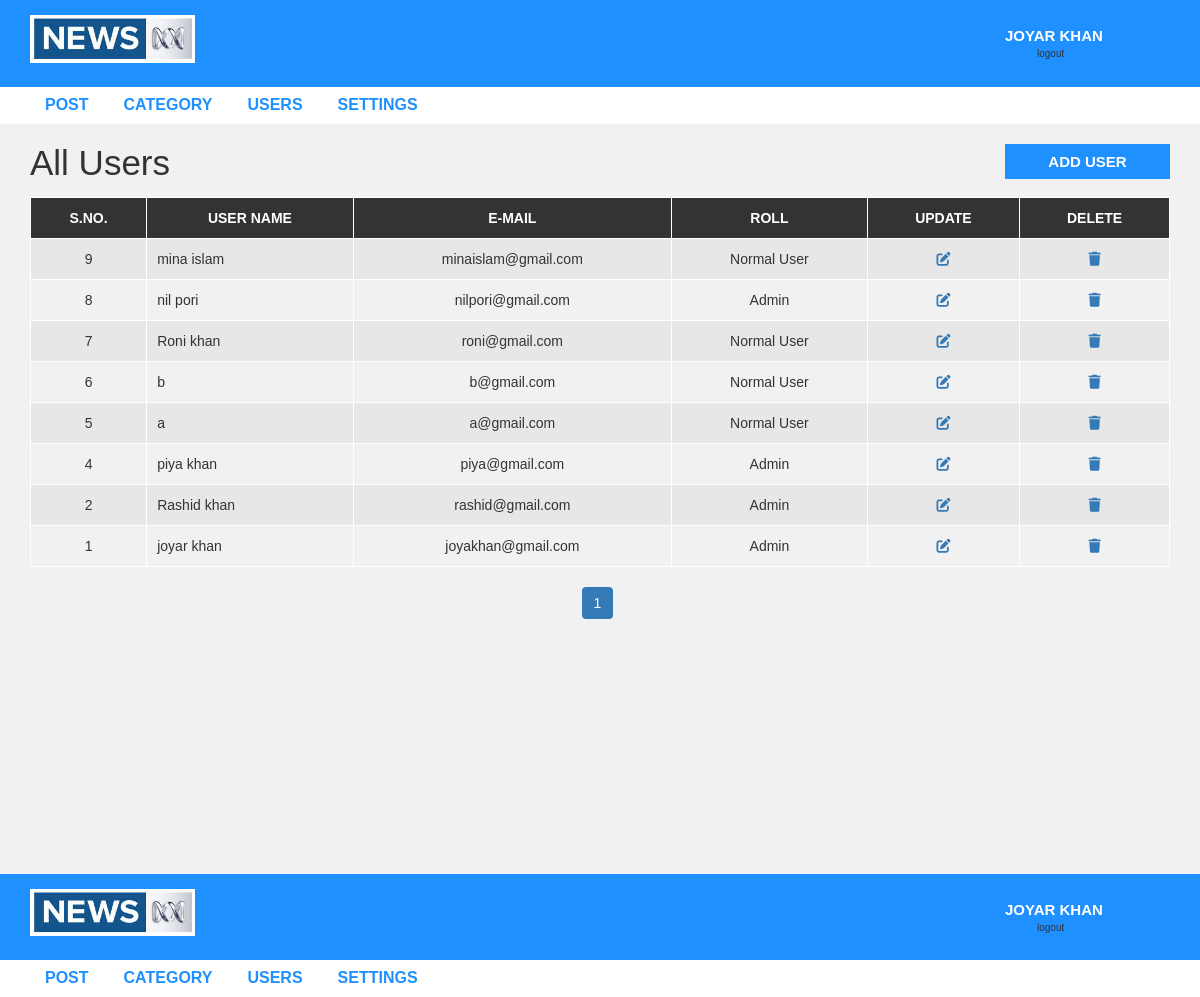
Screenshot of /admin/users.php (signed in) with the database file from the repository.
### tables this page shows
CREATE TABLE `settings` (
  `id` int(255) NOT NULL,
  `website_name` varchar(255) NOT NULL,
  `logo` varchar(255) NOT NULL,
  `footer_dis` varchar(255) NOT NULL,
  `contacts_link` varchar(255) NOT NULL,
  `contacts_link_name` varchar(255) NOT NULL
);

CREATE TABLE `newwebsite` (
  `id` int(255) NOT NULL,
  `fastname` varchar(255) NOT NULL,
  `lastname` varchar(255) NOT NULL,
  `username` varchar(255) NOT NULL,
  `usermail` varchar(255) NOT NULL,
  `password` varchar(255) NOT NULL,
  `role` varchar(255) NOT NULL
);

### admin/users.php (the view, shortened to what this page needs)
<?php include "header.php";
?>
<?php include "config.php"; ?>
<!DOCTYPE html>
<html lang="en">
<head>
	<link rel="stylesheet" href="https://cdnjs.cloudflare.com/ajax/libs/font-awesome/6.0.0-beta2/css/all.min.css" />
</head>
<body>
<div id="admin-content">
	<div class="container">
			<div class="row">
				<div class="col-md-10">
					<h1 class="admin-heading">All Users</h1>
				</div>
				<div class="col-md-2">
					<a class="add-new" href="add-user.php">add user</a>
				</div>
				<div class="col-md-12">
					<table class="content-table">
							<thead>
								<th>S.No.</th>
								<th>User Name</th>
								<th>E-mail</th>
								<th>Roll</th>
								<th>Update</th>
								<th>Delete</th>
							</thead>
							<tbody>
							<?php
								$limit=8;
								if(isset($_GET['page'])){
									$page_num=$_GET['page'];
								}else{
									$page_num=1;
								}
								$offset=($page_num -1) * $limit;
								$select="SELECT * FROM `newwebsite` ORDER BY `id` DESC LIMIT $offset,$limit";
								$query=mysqli_query($con,$select);
								$numrows=mysqli_num_rows($query);
								if($numrows){
									while($datafatch=mysqli_fetch_assoc($query)){
										$fatchid=$datafatch['id'];
										$fatchname=$datafatch['username'];
										$fatchemail=$datafatch['usermail'];
										$fatchrole=$datafatch['role'];
										?>
											<tr>
												<td><?php echo $fatchid ?></td>
												<td><?php echo $fatchname ?></td>
												<td><?php echo $fatchemail ?></td>
												<td><?php echo $fatchrole ?></td>
												<td><a href="update-user.php?id=<?php echo $fatchid ?>"><i class="fas fa-edit"></i></a></td>
												<td><a href="deleteuserdata.php?id=<?php echo $fatchid ?>"><i class="fas fa-trash"></i></a></td>
											</tr>
										<?php
									}
								}
							?>
							</tbody>
					</table>
					<?php
						$select="SELECT * FROM `newwebsite`";
						$query=mysqli_query($con,$select);
						if(mysqli_num_rows($query)){
							$totalrecoud=mysqli_num_rows($query);
							$totalpage=ceil($totalrecoud/$limit);
							echo "<ul class='pagination admin-pagination'>";
							for($i=1; $i <= $totalpage; $i++){
								if($i==$page_num){
									$active='active';
								}else{
									$active='';
								}
								echo '<li class='.$active.'><a href="users.php?page='.$i.'">'.$i.'</a></li>';
							}
						}
					?>
					</ul>
				</div>
			</div>
	</div>
</div>
<?php include "header.php"; ?>
</body>
</html>

### admin/header.php (shortened to what this page needs)
<!DOCTYPE html>
<html lang="en">
	<head>
		<link rel="stylesheet" href="../css/bootstrap.min.css" />
		<link rel="stylesheet" href="../css/font-awesome.css">
		<link rel="stylesheet" href="../css/style.css">
	</head>
	<body>
		<div id="header-admin">
			<div class="container">
					<div class="row">
						<div class="col-md-2">
							<?php
								include "config.php";
								$selected="SELECT * FROM `settings`";
								$query=mysqli_query($con,$selected);
								if(mysqli_num_rows($query)){
									while($datafetch=mysqli_fetch_assoc($query)){
										$logo=$datafetch['logo'];
										echo '<a href="post.php"><img class="logo" src="logo/'.$logo.'"></a>';
									}
								}
							?>
						</div>
						<div class="col-md-offset-8  col-md-2">
							<a href="logout.php" style="text-decoration: none;font-size: 15px;cursor: pointer;text-transform: uppercase;" class="admin-logout" ><p>
								<?php if($_SESSION['username']){
									echo $_SESSION['username'];
								}else{
									echo '<h3 class ="alert alert-danger"></h3>';
								} ?>
							</p>   </a>
							<p style="margin-top: -19px;padding-left:32px;font-size: 10px;">logout</p>
						</div>
					</div>
			</div>
		</div>
		<div id="admin-menubar">
			<div class="container">
					<div class="row">
						<div class="col-md-12">
							<ul class="admin-menu">
									<li>
										<a href="post.php">Post</a>
									</li>
									<?php
										if($_SESSION['role']=='Admin'){
									?>
									<li>
										<a href="category.php">Category</a>
									</li>
									<li>
										<a href="users.php">Users</a>
									</li>
									<li>
										<a href="settings.php">Settings</a>
									</li>
									<?php
								}
								?>
							</ul>
						</div>
					</div>
			</div>
		</div>
</body>
</html>

### css/style.css (style rules this page uses)
body { background: #f1f1f1; font-family: sans-serif,arial,Helvetica; }
a, a:hover, a:focus { text-decoration: none; outline: none; }
ul { margin:0; padding:0; list-style:none; }
img.logo { width: 100%; height: auto; display: block; }
#header-admin { background-color: #1E90FF; padding: 15px 0; }
#header-admin .admin-logout { margin: 10px 0; color: #fff; font-size: 18px; font-weight: 600; text-transform: uppercase; display: inline-block; }
#admin-menubar { background-color: #fff; }
#admin-menubar .admin-menu { font-size: 0; }
#admin-menubar .admin-menu li { display: inline-block; margin: 0 5px 0 0; }
#admin-menubar .admin-menu li a { color: #1E90FF; font-size: 16px; font-weight: 600; text-transform: uppercase; padding: 7px 15px; display: block; transition: all 0.3s; }
#admin-content { padding: 20px 0; min-height: 750px; }
#admin-content .admin-heading { font-size: 35px; margin: 0 0 15px; }
#admin-content .add-new { color: #fff; background-color: #1E90FF; font-size: 15px; font-weight: 600; text-align: center; text-transform: uppercase; padding: 7px 10px; display: block; transition: all 0.3s; }
#admin-content .content-table { border: 1px solid #000; width: 100%; margin: 0 0 20px; }
#admin-content .content-table thead { color: #fff; background-color: #333; }
#admin-content .content-table th { padding: 10px; border: 1px solid #fff; font-weight: 600; text-align: center; text-transform: uppercase; }
#admin-content .content-table tbody { color: #333; }
#admin-content .content-table tbody tr { background-color: #e7e7e7; }
#admin-content .content-table tbody tr:nth-child(even) { background-color: transparent; }
#admin-content .content-table tbody td { padding: 10px; border: 1px solid #fff; text-align: center; }
#admin-content .content-table tbody td:nth-child(2) { text-align: left; }
#admin-content .admin-pagination { margin: 0; }
#admin-content .admin-pagination li a { display: block; }
.pagination { display: block; text-align: center; margin: 0; }
.pagination li { display:inline-block; margin: 0 5px 0 0; cursor: pointer; }
.pagination li a { border: none; background: #1e90ff; color: #fff; cursor: pointer; }

### rows the page displays
settings: logo (picture)
newwebsite: id "9", username "mina islam", usermail "minaislam@gmail.com", role "Normal User"
newwebsite: id "8", username "nil pori", usermail "nilpori@gmail.com", role "Admin"
newwebsite: id "7", username "Roni khan", usermail "roni@gmail.com", role "Normal User"
newwebsite: id "6", username "b", usermail "b@gmail.com", role "Normal User"
newwebsite: id "5", username "a", usermail "a@gmail.com", role "Normal User"
newwebsite: id "4", username "piya khan", usermail "piya@gmail.com", role "Admin"
newwebsite: id "2", username "Rashid khan", usermail "rashid@gmail.com", role "Admin"
newwebsite: id "1", username "joyar khan", usermail "joyakhan@gmail.com", role "Admin"

### other values shown
$_SESSION['username'] "JOYAR KHAN JOYAR KHAN"
